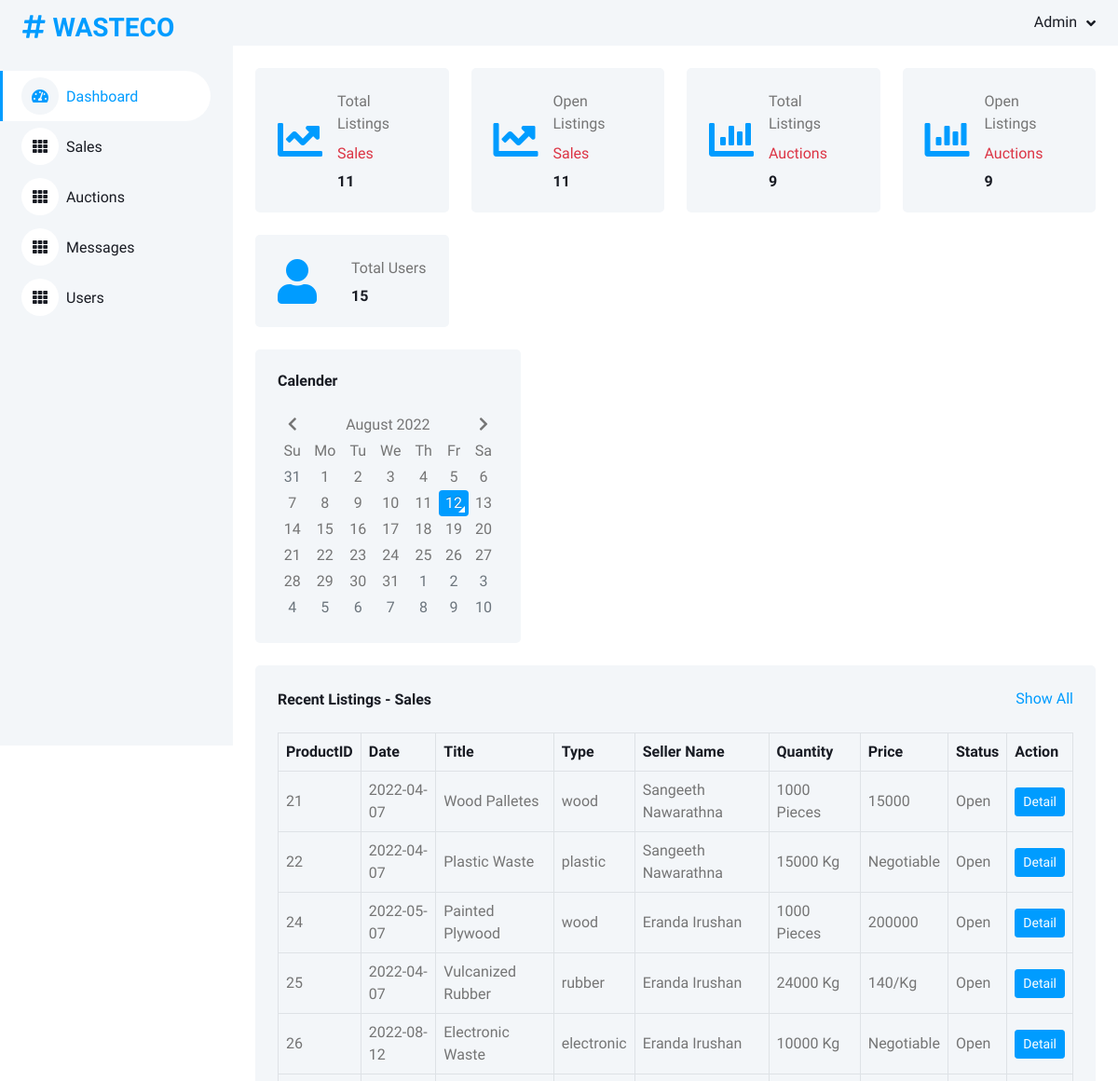
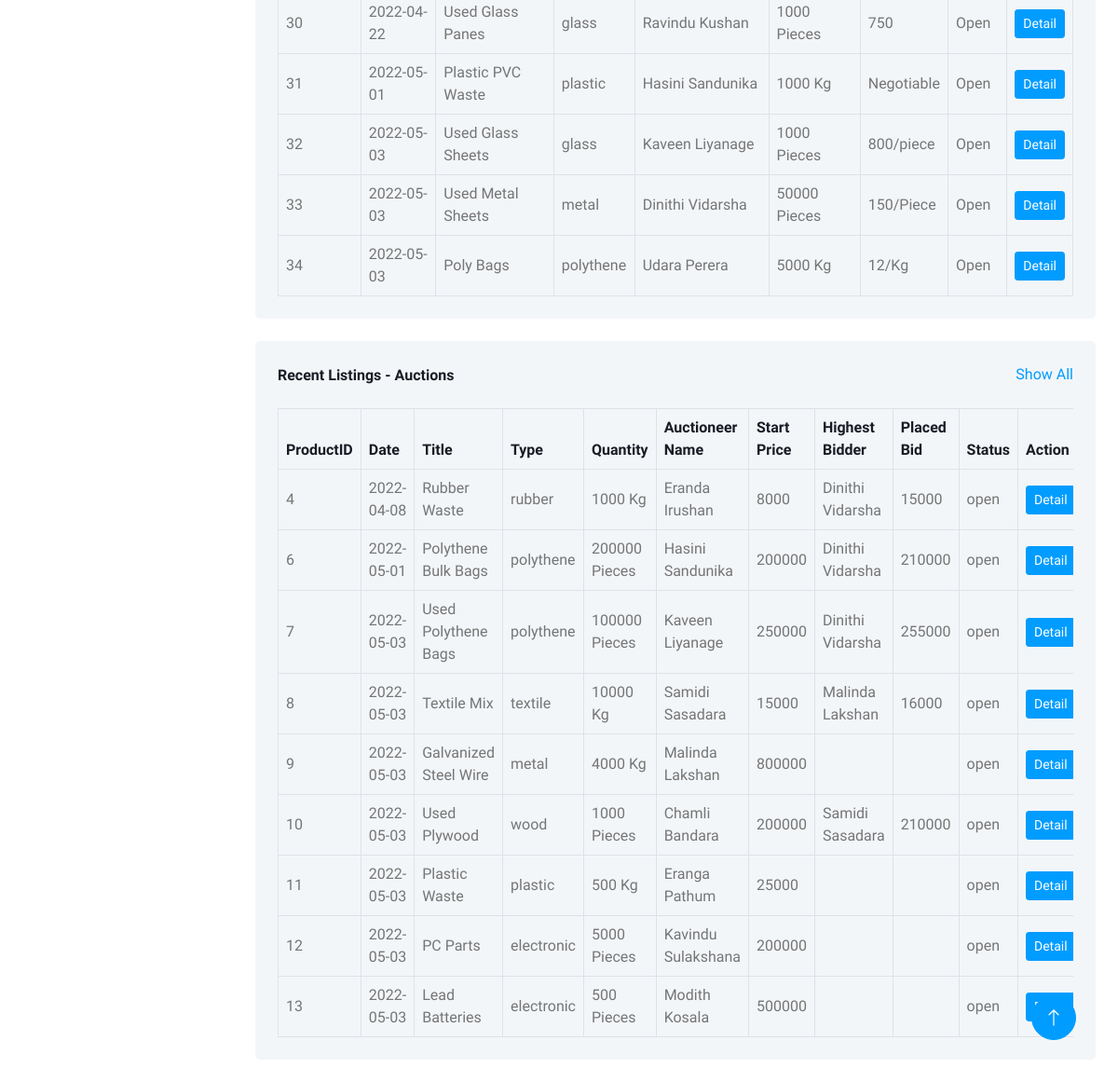
The page /admin/index.php (signed in) on the database its author committed (2 pictures, top to bottom).
### tables this page shows
CREATE TABLE `sellp` (
  `sellID` int(11) NOT NULL,
  `date` date DEFAULT NULL,
  `title` varchar(30) NOT NULL,
  `type` varchar(20) NOT NULL,
  `qty` varchar(12) DEFAULT NULL,
  `image` varchar(100) DEFAULT NULL,
  `detail` varchar(1000) DEFAULT NULL,
  `location` varchar(50) DEFAULT NULL,
  `email` varchar(50) NOT NULL,
  `sellerID` int(11) DEFAULT NULL,
  `sellerName` varchar(50) DEFAULT NULL,
  `price` varchar(11) DEFAULT NULL,
  `contact` int(15) NOT NULL,
  `status` varchar(10) NOT NULL
);

CREATE TABLE `bidp` (
  `bidID` int(11) NOT NULL,
  `date` date DEFAULT NULL,
  `title` varchar(30) NOT NULL,
  `type` varchar(20) NOT NULL,
  `qty` varchar(20) NOT NULL,
  `image` varchar(100) NOT NULL,
  `detail` varchar(1000) NOT NULL,
  `email` varchar(50) NOT NULL,
  `location` varchar(20) NOT NULL,
  `sellerID` int(11) NOT NULL,
  `sellerName` varchar(50) NOT NULL,
  `startP` int(11) NOT NULL,
  `currentBid` int(11) DEFAULT NULL,
  `bidderID` int(11) DEFAULT NULL,
  `bidderName` varchar(30) DEFAULT NULL,
  `contact` int(15) NOT NULL,
  `bidderContact` int(15) NOT NULL,
  `bidderLocation` varchar(50) NOT NULL,
  `status` varchar(10) NOT NULL
);

### admin/index.php (the view, shortened to what this page needs)
<?php
$con = mysqli_connect("localhost:3306", "root", "", "wasteco");
$status = 'open';
$sqlSaleCount = "SELECT COUNT(sellID) FROM sellp";
$resultSaleCount = mysqli_query($con, $sqlSaleCount);
$rowSaleCount = mysqli_fetch_assoc($resultSaleCount);
$saleCount = $rowSaleCount['COUNT(sellID)'];
$sqlSaleCountOpen = "SELECT COUNT(sellID) FROM sellp WHERE `status`='" . $status . "'";
$resultSaleCountOpen = mysqli_query($con, $sqlSaleCountOpen);
$rowSaleCountOpen = mysqli_fetch_assoc($resultSaleCountOpen);
$saleCountOpen = $rowSaleCountOpen['COUNT(sellID)'];
$sqlBidCount = "SELECT COUNT(bidID) FROM bidp";
$resultBidCount = mysqli_query($con, $sqlBidCount);
$rowBidCount = mysqli_fetch_assoc($resultBidCount);
$bidCount = $rowBidCount['COUNT(bidID)'];
$sqlBidCountOpen = "SELECT COUNT(bidID) FROM bidp WHERE `status`='" . $status . "'";
$resultBidCountOpen = mysqli_query($con, $sqlBidCountOpen);
$rowBidCountOpen = mysqli_fetch_assoc($resultBidCountOpen);
$bidCountOpen = $rowBidCountOpen['COUNT(bidID)'];
$sqlUserCount = "SELECT COUNT(userID) FROM user";
$resultUserCount = mysqli_query($con, $sqlUserCount);
$rowUserCount = mysqli_fetch_assoc($resultUserCount);
$userCount = $rowUserCount['COUNT(userID)'];
$sqlRecentListingsSale = "SELECT * FROM sellp LIMIT 10";
$sqlRecentListingsSaleResult = mysqli_query($con, $sqlRecentListingsSale);
$sqlRecentListingsBid = "SELECT * FROM bidp LIMIT 10";
$sqlRecentListingsBidResult = mysqli_query($con, $sqlRecentListingsBid);
?>
<!DOCTYPE html>
<html lang="en">
<head>
    <link href="https://cdnjs.cloudflare.com/ajax/libs/font-awesome/5.10.0/css/all.min.css" rel="stylesheet">
    <link href="https://cdn.jsdelivr.net/npm/bootstrap-icons@1.4.1/font/bootstrap-icons.css" rel="stylesheet">
    <link href="lib/owlcarousel/assets/owl.carousel.min.css" rel="stylesheet">
    <link href="lib/tempusdominus/css/tempusdominus-bootstrap-4.min.css" rel="stylesheet"/>
    <link href="css/bootstrap.min.css" rel="stylesheet">
    <link href="css/style.css" rel="stylesheet">
</head>
<body>
<div class="container-xxl position-relative bg-white d-flex p-0">
    <?php
    include "./templates/sideBar.php";
    ?>
    <div class="content">
        <nav class="navbar navbar-expand bg-light navbar-light sticky-top px-4 py-0">
            <div class="navbar-nav align-items-center ms-auto">
                <div class="nav-item dropdown">
                    <a href="#" class="nav-link dropdown-toggle" data-bs-toggle="dropdown">
                        <span class="d-none d-lg-inline-flex">Admin</span>
                    </a>
                </div>
            </div>
        </nav>
        <div class="container-fluid pt-4 px-4">
            <div class="row g-4">
                <div class="col-sm-6 col-xl-3">
                    <div class="bg-light rounded d-flex align-items-center justify-content-between p-4">
                        <i class="fa fa-chart-line fa-3x text-primary"></i>
                        <div class="ms-3">
                            <p class="mb-2">Total Listings</p>
                            <p class="mb-2 text-danger">Sales</p>
                            <h6 class="mb-0"><?php echo $saleCount ?></h6>
                        </div>
                    </div>
                </div>
                <div class="col-sm-6 col-xl-3">
                    <div class="bg-light rounded d-flex align-items-center justify-content-between p-4">
                        <i class="fa fa-chart-line fa-3x text-primary"></i>
                        <div class="ms-3">
                            <p class="mb-2">Open Listings</p>
                            <p class="mb-2 text-danger">Sales</p>
                            <h6 class="mb-0"><?php echo $saleCountOpen ?></h6>
                        </div>
                    </div>
                </div>
                <div class="col-sm-6 col-xl-3">
                    <div class="bg-light rounded d-flex align-items-center justify-content-between p-4">
                        <i class="fa fa-chart-bar fa-3x text-primary"></i>
                        <div class="ms-3">
                            <p class="mb-2">Total Listings</p>
                            <p class="mb-2 text-danger">Auctions</p>
                            <h6 class="mb-0"><?php echo $bidCount ?></h6>
                        </div>
                    </div>
                </div>
                <div class="col-sm-6 col-xl-3">
                    <div class="bg-light rounded d-flex align-items-center justify-content-between p-4">
                        <i class="fa fa-chart-bar fa-3x text-primary"></i>
                        <div class="ms-3">
                            <p class="mb-2">Open Listings</p>
                            <p class="mb-2 text-danger">Auctions</p>
                            <h6 class="mb-0"><?php echo $bidCountOpen ?></h6>
                        </div>
                    </div>
                </div>
                <div class="col-sm-6 col-xl-3">
                    <div class="bg-light rounded d-flex align-items-center justify-content-between p-4">
                        <i class="fa fa-user fa-3x text-primary"></i>
                        <div class="ms-3">
                            <p class="mb-2">Total Users</p>
                            <h6 class="mb-0"><?php echo $userCount ?></h6>
                        </div>
                    </div>
                </div>
            </div>
        </div>
        <div class="container-fluid pt-4 px-4">
            <div class="row g-4">
                <div class="col-sm-12 col-md-4 col-xl-4">
                    <div class="h-100 bg-light rounded p-4">
                        <div class="d-flex align-items-center justify-content-between mb-4">
                            <h6 class="mb-0">Calender</h6>
                        </div>
                        <div id="calender"></div>
                    </div>
                </div>
            </div>
        </div>
        <div class="container-fluid pt-4 px-4">
            <div class="bg-light text-center rounded p-4">
                <div class="d-flex align-items-center justify-content-between mb-4">
                    <h6 class="mb-0">Recent Listings - Sales</h6>
                    <a href="sales.php">Show All</a>
                </div>
                <div class="table-responsive">
                    <table class="table text-start align-middle table-bordered table-hover mb-0">
                        <thead>
                        <tr class="text-dark">
                            <th scope="col">ProductID</th>
                            <th scope="col">Date</th>
                            <th scope="col">Title</th>
                            <th scope="col">Type</th>
                            <th scope="col">Seller Name</th>
                            <th scope="col">Quantity</th>
                            <th scope="col">Price</th>
                            <th scope="col">Status</th>
                            <th scope="col">Action</th>
                        </tr>
                        </thead>
                        <tbody>
                        <tr>
                            <?php
                            if (mysqli_num_rows($sqlRecentListingsSaleResult) > 0) {
                            foreach ($sqlRecentListingsSaleResult
                            as $rowRecentListings) {
                            ?>
                        <tr>
                            <td><?php echo $rowRecentListings['sellID']; ?></td>
                            <td><?php echo $rowRecentListings['date']; ?></td>
                            <td><?php echo $rowRecentListings['title']; ?></td>
                            <td><?php echo $rowRecentListings['type']; ?></td>
                            <td><?php echo $rowRecentListings['sellerName']; ?></td>
                            <td><?php echo $rowRecentListings['qty']; ?></td>
                            <td><?php echo $rowRecentListings['price']; ?></td>
                            <td><?php echo ucfirst($rowRecentListings['status']); ?></td>
                            <td>
                                <form action="detailSale.php" method="post">
                                    <input type="submit" name="details" class="btn btn-sm btn-primary" value="Detail">
                                </form>
                            </td>
                        </tr>
                        <?php
                        }
                        } else {
                            ?>
                            <tr>
                                <td>No Data To Show</td>
                            </tr>
                            <?php
                        }
                        ?>
                        </tr>
                        </tbody>
                    </table>
                </div>
            </div>
        </div>
        <div class="container-fluid pt-4 px-4">
            <div class="bg-light text-center rounded p-4">
                <div class="d-flex align-items-center justify-content-between mb-4">
                    <h6 class="mb-0">Recent Listings - Auctions</h6>
                    <a href="auctions.php">Show All</a>
                </div>
                <div class="table-responsive">
                    <table class="table text-start align-middle table-bordered table-hover mb-0">
                        <thead>
                        <tr class="text-dark">
                            <th scope="col">ProductID</th>
                            <th scope="col">Date</th>
                            <th scope="col">Title</th>
                            <th scope="col">Type</th>
                            <th scope="col">Quantity</th>
                            <th scope="col">Auctioneer Name</th>
                            <th scope="col">Start Price</th>
                            <th scope="col">Highest Bidder</th>
                            <th scope="col">Placed Bid</th>
                            <th scope="col">Status</th>
                            <th scope="col">Action</th>
                        </tr>
                        </thead>
                        <tbody>
                        <tr>
                            <?php
                            if (mysqli_num_rows($sqlRecentListingsBidResult) > 0) {
                            foreach ($sqlRecentListingsBidResult
                            as $rowRecentBids) {
                            ?>
                        <tr>
                            <td><?php echo $rowRecentBids['bidID']; ?></td>
                            <td><?php echo $rowRecentBids['date']; ?></td>
                            <td><?php echo $rowRecentBids['title']; ?></td>
                            <td><?php echo $rowRecentBids['type']; ?></td>
                            <td><?php echo $rowRecentBids['qty']; ?></td>
                            <td><?php echo $rowRecentBids['sellerName']; ?></td>
                            <td><?php echo $rowRecentBids['startP']; ?></td>
                            <td><?php echo $rowRecentBids['bidderName']; ?></td>
                            <td><?php echo $rowRecentBids['currentBid']; ?></td>
                            <td><?php echo $rowRecentBids['status']; ?></td>
                            <td>
                                <form action="detailBid.php" method="post">
                                    <input type="submit" name="detailsBid" class="btn btn-sm btn-primary"
                                           value="Detail">
                                </form>
                            </td>
                        </tr>
                        <?php
                        }
                        } else {
                            ?>
                            <tr>
                                <td>No Data To Show</td>
                            </tr>
                            <?php
                        }
                        ?>
                        </tr>
                        </tbody>
                    </table>
                </div>
            </div>
        </div>
        <div class="container-fluid pt-4 ">
        </div>
    </div>
    <a href="#" class="btn btn-lg btn-primary btn-lg-square back-to-top"><i class="bi bi-arrow-up"></i></a>
</div>
</body>
</html>

### admin/css/style.css (style rules this page uses)
:root { --primary: #009CFF; --light: #F3F6F9; --dark: #191C24; }
.back-to-top { position: fixed; display: none; right: 45px; bottom: 45px; z-index: 99; }
.btn { transition: .5s; }
.btn.btn-primary { color: #FFFFFF; }
.btn-lg-square { width: 48px; height: 48px; }
.btn-square, .btn-sm-square, .btn-lg-square { padding: 0; display: inline-flex; align-items: center; justify-content: center; font-weight: normal; border-radius: 50px; }
.content { margin-left: 250px; min-height: 100vh; background: #FFFFFF; transition: 0.5s; }
@media (min-width: 992px) { .content { width: calc(100% - 250px); } }
.content .navbar .navbar-nav .nav-link { margin-left: 25px; padding: 12px 0; color: var(--dark); outline: none; }
.content .navbar .dropdown-toggle::after { margin-left: 6px; vertical-align: middle; border: none; content: "\f107"; font-family: "Font Awesome 5 Free"; font-weight: 900; transition: .5s; }

### rows shown on the page
sellp: sellID "21", date "2022-04-07", title "Wood Palletes", type "wood", sellerName "Sangeeth Nawarathna", qty "1000 Pieces", price "15000", status "Open"
sellp: sellID "22", date "2022-04-07", title "Plastic Waste", type "plastic", sellerName "Sangeeth Nawarathna", qty "15000 Kg", price "Negotiable", status "Open"
sellp: sellID "24", date "2022-05-07", title "Painted Plywood", type "wood", sellerName "Eranda Irushan", qty "1000 Pieces", price "200000", status "Open"
sellp: sellID "25", date "2022-04-07", title "Vulcanized Rubber", type "rubber", sellerName "Eranda Irushan", qty "24000 Kg", price "140/Kg", status "Open"
sellp: sellID "26", date "2022-08-12", title "Electronic Waste", type "electronic", sellerName "Eranda Irushan", qty "10000 Kg", price "Negotiable", status "Open"
sellp: sellID "30", date "2022-04-22", title "Used Glass Panes", type "glass", sellerName "Ravindu Kushan", qty "1000 Pieces", price "750", status "Open"
sellp: sellID "31", date "2022-05-01", title "Plastic PVC Waste", type "plastic", sellerName "Hasini Sandunika", qty "1000 Kg", price "Negotiable", status "Open"
sellp: sellID "32", date "2022-05-03", title "Used Glass Sheets", type "glass", sellerName "Kaveen Liyanage", qty "1000 Pieces", price "800/piece", status "Open"
sellp: sellID "33", date "2022-05-03", title "Used Metal Sheets", type "metal", sellerName "Dinithi Vidarsha", qty "50000 Pieces", price "150/Piece", status "Open"
sellp: sellID "34", date "2022-05-03", title "Poly Bags", type "polythene", sellerName "Udara Perera", qty "5000 Kg", price "12/Kg", status "Open"
bidp: bidID "4", date "2022-04-08", title "Rubber Waste", type "rubber", qty "1000 Kg", sellerName "Eranda Irushan", startP "8000", bidderName "Dinithi Vidarsha", currentBid "15000", status "open"
bidp: bidID "6", date "2022-05-01", title "Polythene Bulk Bags", type "polythene", qty "200000 Pieces", sellerName "Hasini Sandunika", startP "200000", bidderName "Dinithi Vidarsha", currentBid "210000", status "open"
bidp: bidID "7", date "2022-05-03", title "Used Polythene Bags", type "polythene", qty "100000 Pieces", sellerName "Kaveen Liyanage", startP "250000", bidderName "Dinithi Vidarsha", currentBid "255000", status "open"
bidp: bidID "8", date "2022-05-03", title "Textile Mix", type "textile", qty "10000 Kg", sellerName "Samidi Sasadara", startP "15000", bidderName "Malinda Lakshan", currentBid "16000", status "open"
bidp: bidID "9", date "2022-05-03", title "Galvanized Steel Wire", type "metal", qty "4000 Kg", sellerName "Malinda Lakshan", startP "800000", status "open"
bidp: bidID "10", date "2022-05-03", title "Used Plywood", type "wood", qty "1000 Pieces", sellerName "Chamli Bandara", startP "200000", bidderName "Samidi Sasadara", currentBid "210000", status "open"
bidp: bidID "11", date "2022-05-03", title "Plastic Waste", type "plastic", qty "500 Kg", sellerName "Eranga Pathum", startP "25000", status "open"
bidp: bidID "12", date "2022-05-03", title "PC Parts", type "electronic", qty "5000 Pieces", sellerName "Kavindu Sulakshana", startP "200000", status "open"
bidp: bidID "13", date "2022-05-03", title "Lead Batteries", type "electronic", qty "500 Pieces", sellerName "Modith Kosala", startP "500000", status "open"

### other values the page prints
$saleCount "11"
$saleCountOpen "11"
$bidCount "9"
$bidCountOpen "9"
$userCount "15"
